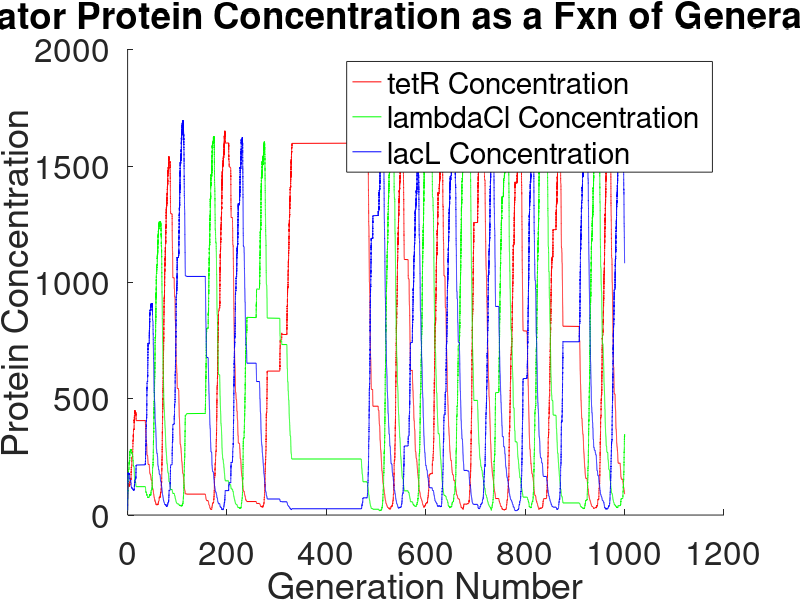

Recreate this plot in MATLAB.
%function gillepsieRepressilator()
%protein degradation rate = 1 (as noted in 4.1 Supplementary Info from 
%Synchronous long-term oscillations in a synthetic gene circuit paper)

%parameters from paper:

%production rate of protein
lambda = 2000; 
%at half Vmax
kTetR = 100; 
kLambdaCl = 100; 
kLacL = 100;

hillCoeff = 4; 

%initialize p(i)
initTetR = 20;
initLambdaCl = 20;
initLacL = 20;

tetR=0;
lambdaCl=0;
lacL=0;
generation = 0;

generationMax = 1000;
generation(1) = 0;

%protein amounts are stored in tetR, lambdaCl, lacL
tetR(1) = initTetR;
lambdaCl(1) = initLambdaCl; 
lacL(1) = initLacL;

%counter
currentTime = 2;

while generation(currentTime - 1) < generationMax
%In the form -> dp(tetR | lambdaCl | lacL)/dt = lambda times kTetR to the 
%hillCoeff divided by kTetR to the hillCoeff + amount of protein that represses 
%specific the protein to the hillCoeff all times amount of protein at the last recorded timepoint
    rateup_TetR = ((lambda * (kTetR ^ hillCoeff)) / ( (kTetR ^ hillCoeff) + (lacL(currentTime - 1) ^ hillCoeff))); 
%     * tetR(currentTime - 1);
    ratedown_TetR = tetR(currentTime - 1);
    
    rateup_LambdaCl = ((lambda * (kLambdaCl ^ hillCoeff)) / ( (kLambdaCl ^ hillCoeff) + (tetR(currentTime - 1) ^ hillCoeff)));
%     * lambdaCl(currentTime - 1); 
    ratedown_LambdaCl = lambdaCl(currentTime - 1);
    
    rateup_LacL = ((lambda * (kLacL ^ hillCoeff)) / ( (kLacL ^ hillCoeff) + (lambdaCl(currentTime - 1) ^ hillCoeff))); 
%     * lacL(currentTime - 1)
    ratedown_LacL = lacL(currentTime - 1);
    
    total_rxn_rates = rateup_TetR + ratedown_TetR + rateup_LambdaCl + ratedown_LambdaCl + rateup_LacL + ratedown_LacL;
    rand1 = rand();
    
    if rand1 < rateup_TetR / total_rxn_rates
        %production rxn for TetR was chosen
        tetR(currentTime) = tetR(currentTime - 1) + 1;
        lambdaCl(currentTime) = lambdaCl(currentTime - 1);
        lacL(currentTime) = lacL(currentTime - 1);
        
    elseif rand1 < ((rateup_TetR + ratedown_TetR) / total_rxn_rates)
        %degradation rxn for TetR was chosen
        tetR(currentTime) = tetR(currentTime - 1) - 1;
        lambdaCl(currentTime) = lambdaCl(currentTime - 1);
        lacL(currentTime) = lacL(currentTime - 1);
           
    elseif rand1 < ((rateup_TetR + ratedown_TetR + rateup_LambdaCl) / total_rxn_rates)
        %production rxn for LambdaCl was chosen
        tetR(currentTime) = tetR(currentTime - 1);
        lambdaCl(currentTime) = lambdaCl(currentTime - 1) + 1;
        lacL(currentTime) = lacL(currentTime - 1);
             
    elseif rand1 < ((rateup_TetR + ratedown_TetR + rateup_LambdaCl + ratedown_LambdaCl) / total_rxn_rates)
        %degradation rxn for LambdaCl was chosen
        tetR(currentTime) = tetR(currentTime - 1);
        lambdaCl(currentTime) = lambdaCl(currentTime - 1) - 1;
        lacL(currentTime) = lacL(currentTime - 1);
             
    elseif rand1 < ((rateup_TetR + ratedown_TetR + rateup_LambdaCl + ratedown_LambdaCl + rateup_LacL) / total_rxn_rates)
        %production rxn for LacL was chosen
        tetR(currentTime) = tetR(currentTime - 1);
        lambdaCl(currentTime) = lambdaCl(currentTime - 1);
        lacL(currentTime) = lacL(currentTime - 1) + 1;
    else  
        %degradation rxn for LacL was chosen if nothing else is true
        %rateup_TetR + ratedown_TetR + rateup_LambdaCl + ratedown_LambdaCl

        tetR(currentTime) = tetR(currentTime - 1);
        lambdaCl(currentTime) = lambdaCl(currentTime - 1);
        lacL(currentTime) = lacL(currentTime - 1) - 1;
    end
    
    rand2 = rand();
    generation(currentTime) = generation(currentTime - 1) + 1/((total_rxn_rates) * log(1 / rand2));
    %advance the time
    currentTime = currentTime + 1;
end

figure;
title('Repressilator Protein Concentration as a Fxn of Generation Number');
hold on
plot(generation, tetR, 'r');
plot(generation, lambdaCl, 'g');
plot(generation, lacL, 'b');
xlabel('Generation Number'); ylabel('Protein Concentration');
legend('tetR Concentration', 'lambdaCl Concentration', 'lacL Concentration');
set(gca, 'FontSize', 24);
hold off
